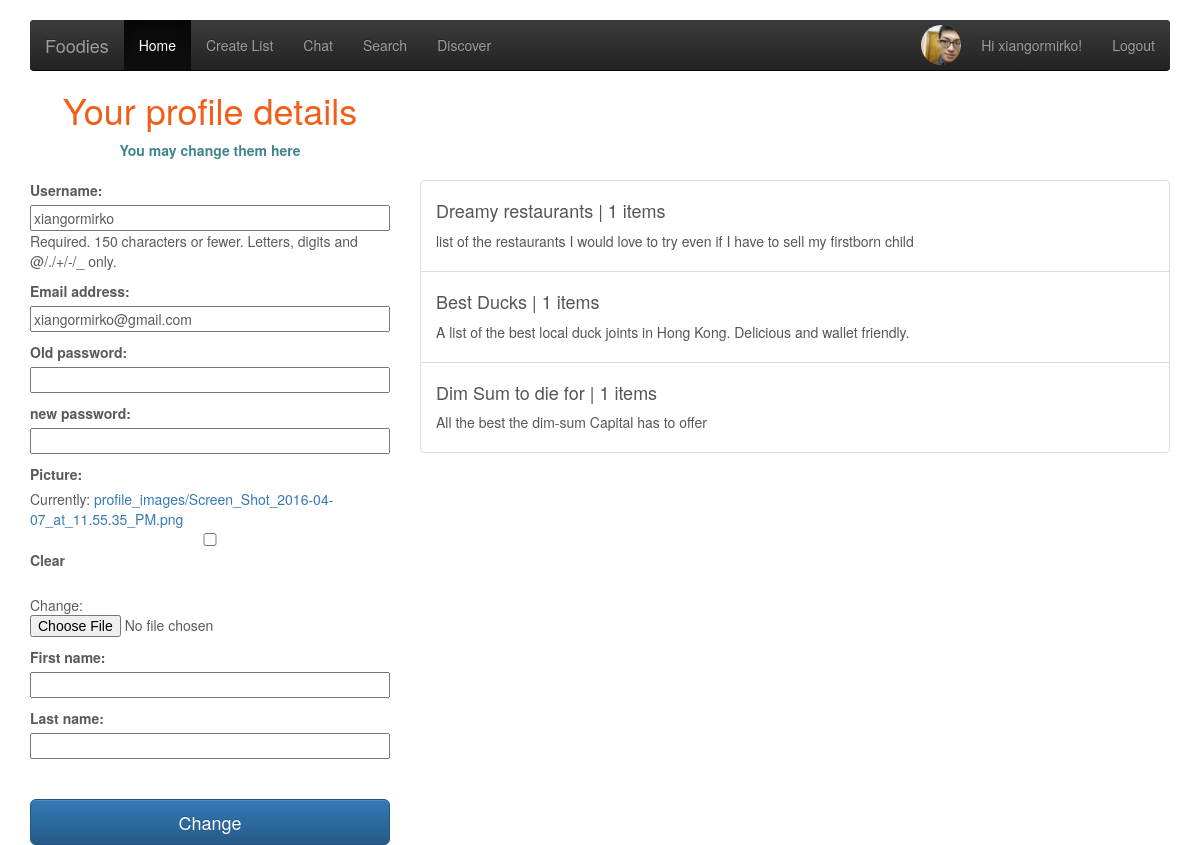
The page /lists/profile/ (signed in) on the database as committed earlier.
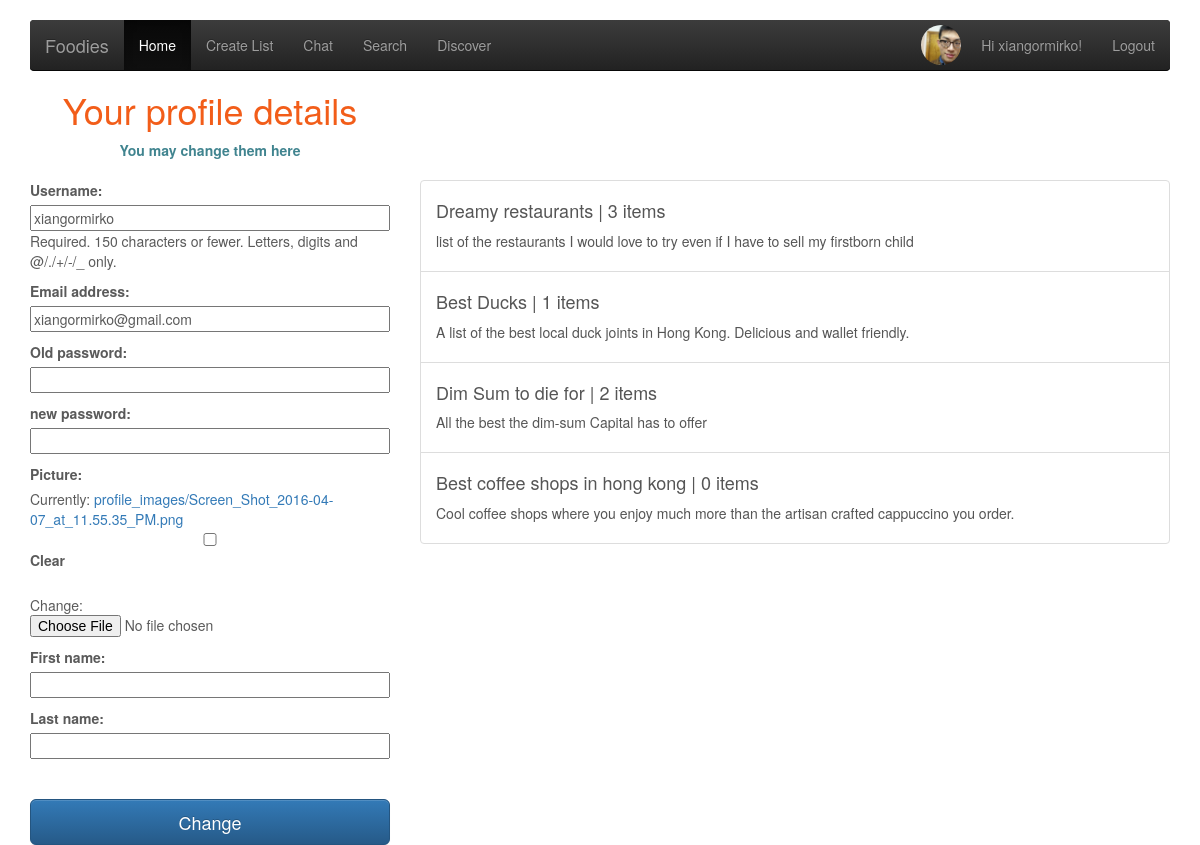
The same page on the database as committed later.
### rest_lists/models.py (models this page shows, shortened)
class List(models.Model):
    created_at = models.DateTimeField(auto_now_add=True)
    title = models.CharField(max_length=255, validators=[validators.MaxLengthValidator(100)])
    description = models.TextField()
    public = models.BooleanField(default=False)
    owner = models.ForeignKey(User)
    tags = TaggableManager(blank=True)
    thumb = models.ImageField(upload_to='rest_pics', blank=True)
    likes = models.IntegerField(default=0)
    def __str__(self):
        return self.title

### rest_lists/views.py (the view, shortened to what this page needs)
# urls.py: url(r'profile/$', views.profile_page,
@login_required
def profile_page(request):
    user = request.user
    user_profile = request.user.userprofile
    form = forms.EditUserForm(instance=user)
    profile_form = forms.UserProfileForm(instance=user.userprofile)
    lists = models.List.objects.filter(owner=user)
    print(lists)
    return render(request, 'rest_lists/user_page.html', {'form': form, 'profile_form': profile_form, 'lists': lists})

### rest_lists/forms.py
class EditUserForm(forms.ModelForm):
    old_password = forms.CharField(widget=forms.PasswordInput())
    new_password = forms.CharField(label="new password", widget=forms.PasswordInput())
    class Meta:
        model = User
        fields = ('username', 'email', 'old_password', 'new_password')

class UserProfileForm(forms.ModelForm):
    class Meta:
        model = UserProfile
        fields = ['picture', 'first_name', 'last_name']

### rest_lists/templates/rest_lists/user_page.html (shortened to what this page needs)
{% extends 'layout.html' %}
{% load static from staticfiles %}
{% block content %}
    <div class="row">
        <div class="col-md-4">
            <div class='register_form_container'>
                <h1>Your profile details</h1>
                <strong>You may change them here</strong><br/>
                <form id="user_form" method="POST" action="/lists/profile/"
                      enctype="multipart/form-data">
                    {{ form.as_p }}
                    {{ profile_form.as_p }}
                    <input type="submit" id="register_btn" class='btn btn-lg btn-primary btn-block' name="submit"
                           value="Change"/>
                </form>
            </div>
        </div>
        <div class="col-md-8">
            <div id="user_lists">
                <list class="list-group">
                    {% for list in lists %}
                        <a href="{% url 'lists:detail' pk=list.id %}" class="list-group-item">
                            <h4>{{ list.title }} | {{ list.restaurant_set.count }} items</h4>
                            <p>{{ list.description }}</p>
                        </a>
                    {% endfor %}
                </list>
            </div>
        </div>
    </div>
{% endblock %}

Rows that differ between the two databases and show on the page:
computed for List "Dreamy restaurants": restaurant_set.count "1" → "3"
computed for List "Dim Sum to die for": restaurant_set.count "1" → "2"
added List: title "Best coffee shops in hong kong", restaurant_set.count "0", description "Cool coffee shops where you enjoy much more than the artisan crafted cappuccino you order."
